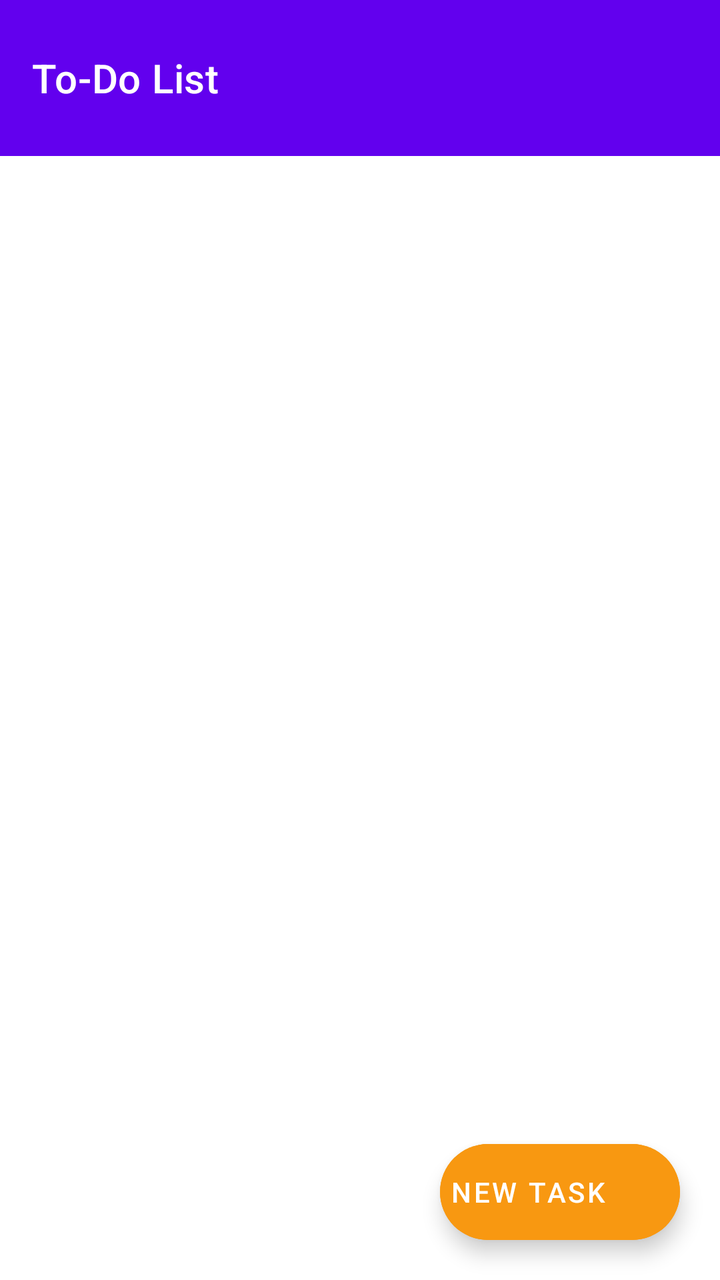
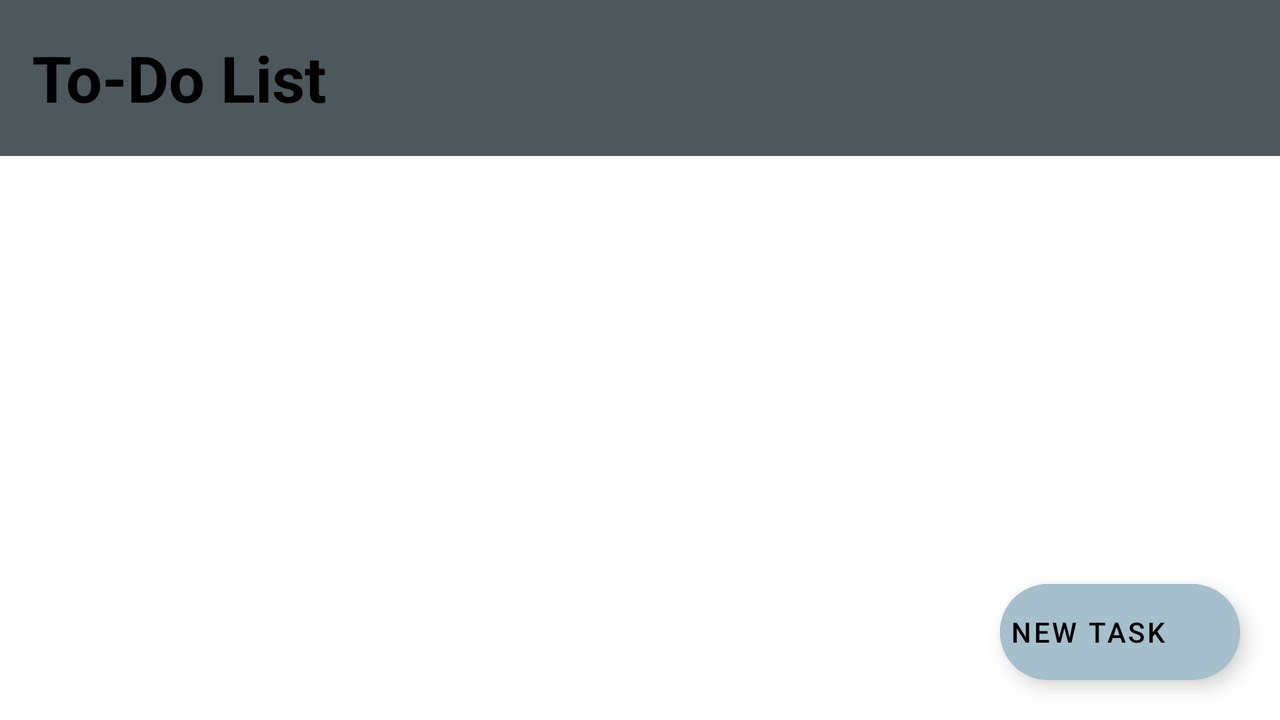

Compare how this app lays out the same screen by default and in its alternative resource folder. The renders come first, then the two layout files and the values they reference.
<!-- AndroidManifest.xml: activity theme Theme.ToDoList -->
<!-- res/layout/activity_main.xml -->
<?xml version="1.0" encoding="utf-8"?>
<androidx.constraintlayout.widget.ConstraintLayout
    xmlns:android="http://schemas.android.com/apk/res/android"
    xmlns:app="http://schemas.android.com/apk/res-auto"
    xmlns:tools="http://schemas.android.com/tools"
    android:id="@+id/main"
    android:layout_width="match_parent"
    android:layout_height="match_parent"
    tools:context=".view.MainActivity">

    
    <com.google.android.material.appbar.AppBarLayout
        android:id="@+id/appBarLayout"
        android:layout_width="match_parent"
        android:layout_height="wrap_content"
        android:theme="@style/ThemeOverlay.MaterialComponents.ActionBar">

        <androidx.appcompat.widget.Toolbar
            android:id="@+id/toolbar"
            android:layout_width="match_parent"
            android:layout_height="78dp"
            android:background="?attr/colorPrimary"
            app:title="To-Do List"
            app:titleTextColor="@android:color/white" />
    </com.google.android.material.appbar.AppBarLayout>

    

    

    <androidx.recyclerview.widget.RecyclerView
        android:id="@+id/todoListRecyclerView"
        android:layout_width="match_parent"
        android:layout_height="0dp"
        android:backgroundTint="@color/design_default_color_background"
        app:layout_constraintBottom_toTopOf="@id/newTaskButton"
        app:layout_constraintTop_toBottomOf="@+id/appBarLayout"
        app:layout_constraintVertical_bias="0.0"
        tools:layout_editor_absoluteX="-16dp" />

    <com.google.android.material.floatingactionbutton.ExtendedFloatingActionButton
        android:id="@+id/newTaskButton"
        android:layout_width="wrap_content"
        android:layout_height="wrap_content"
        android:layout_margin="20dp"
        android:backgroundTint="@color/orange"
        android:padding="5dp"
        android:text="New Task"
        android:textColor="?attr/colorOnPrimary"
        app:icon="@drawable/baseline_add_circle_outline_24"
        app:iconTint="?attr/colorOnPrimary"
        app:layout_constraintBottom_toBottomOf="parent"
        app:layout_constraintEnd_toEndOf="parent"/>

</androidx.constraintlayout.widget.ConstraintLayout>
<!-- resources referenced by this layout -->
<resources>
  <color name="orange">#F89811</color>
  <style name="Theme.ToDoList" parent="Theme.MaterialComponents.DayNight.NoActionBar" />
</resources>
<!-- res/layout-land/activity_main.xml (the author's variant of the layout above) -->
<!-- drawn on the phone turned sideways -->
<?xml version="1.0" encoding="utf-8"?>
<androidx.constraintlayout.widget.ConstraintLayout xmlns:android="http://schemas.android.com/apk/res/android"
    xmlns:app="http://schemas.android.com/apk/res-auto"
    xmlns:tools="http://schemas.android.com/tools"
    android:id="@+id/main"
    android:layout_width="match_parent"
    android:layout_height="match_parent"
    tools:context=".view.MainActivity">
    <com.google.android.material.appbar.AppBarLayout
        android:id="@+id/appBarLayout"
        android:layout_width="match_parent"
        android:layout_height="wrap_content"
        android:theme="@style/ThemeOverlay.MaterialComponents.ActionBar">

        <androidx.appcompat.widget.Toolbar
            android:id="@+id/toolbar"
            android:layout_width="match_parent"
            android:layout_height="78dp"
            android:background="@color/appbar"
            app:titleTextColor="@color/black">

            <TextView
                android:id="@+id/toolbar_title"
                android:layout_width="wrap_content"
                android:layout_height="wrap_content"
                android:text="To-Do List"
                android:textColor="@color/black"
                android:textSize="32sp"
                android:textStyle="bold"/>
        </androidx.appcompat.widget.Toolbar>
    </com.google.android.material.appbar.AppBarLayout>


    <androidx.recyclerview.widget.RecyclerView
        android:id="@+id/todoListRecyclerView"
        android:layout_width="match_parent"
        android:layout_height="0dp"
        android:layout_marginTop="92dp"
        android:backgroundTint="@color/design_default_color_background"
        app:layout_constraintTop_toTopOf="parent"
        tools:layout_editor_absoluteX="0dp" />

    <com.google.android.material.floatingactionbutton.ExtendedFloatingActionButton
        android:id="@+id/newTaskButton"
        android:layout_width="wrap_content"
        android:layout_height="wrap_content"
        android:layout_margin="20dp"
        android:backgroundTint="@color/cream"
        android:padding="5dp"
        android:text="New Task"
        android:textColor="@color/black"
        app:icon="@drawable/baseline_add_circle_outline_24"
        app:iconTint="@color/black"
        app:layout_constraintBottom_toBottomOf="parent"
        app:layout_constraintEnd_toEndOf="parent" />

</androidx.constraintlayout.widget.ConstraintLayout>
<!-- resources referenced by the variant -->
<!-- as the phone turned sideways resolves them -->
<resources>
  <color name="appbar">#4C585B</color>
  <color name="black">#FF000000</color>
  <color name="cream">#A5BFCC</color>
  <style name="Theme.ToDoList" parent="Theme.MaterialComponents.DayNight.NoActionBar" />
</resources>
